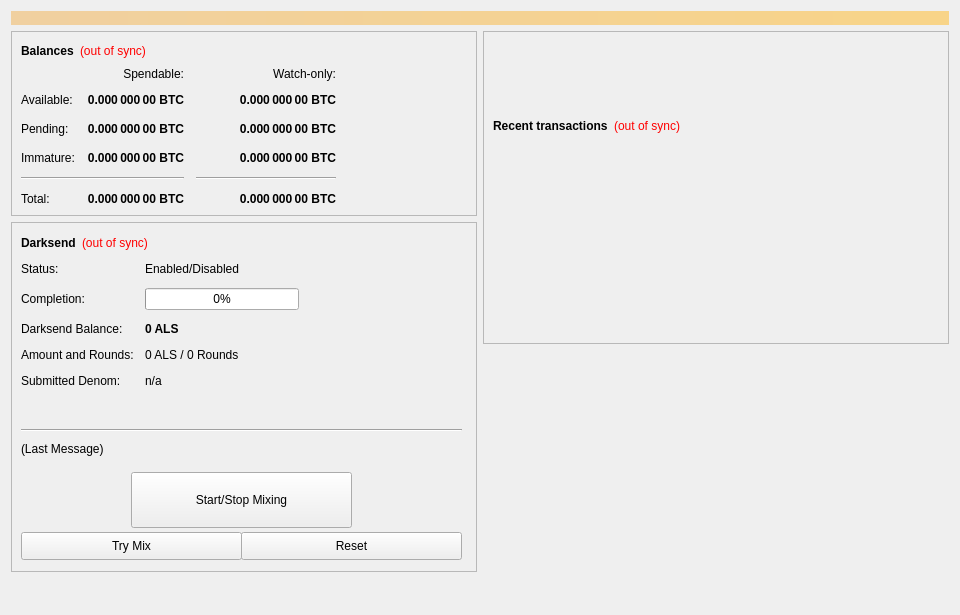
<?xml version="1.0" encoding="UTF-8"?>
<ui version="4.0">
 <class>OverviewPage</class>
 <widget class="QWidget" name="OverviewPage">
  <property name="geometry">
   <rect>
    <x>0</x>
    <y>0</y>
    <width>960</width>
    <height>615</height>
   </rect>
  </property>
  <property name="minimumSize">
   <size>
    <width>960</width>
    <height>0</height>
   </size>
  </property>
  <property name="windowTitle">
   <string>Form</string>
  </property>
  <layout class="QVBoxLayout" name="topLayout">
   <item>
    <widget class="QLabel" name="labelAlerts">
     <property name="visible">
      <bool>false</bool>
     </property>
     <property name="styleSheet">
      <string notr="true">background-color: qlineargradient(x1: 0, y1: 0, x2: 1, y2: 0, stop:0 #F0D0A0, stop:1 #F8D488); color:#000000;</string>
     </property>
     <property name="wordWrap">
      <bool>true</bool>
     </property>
     <property name="margin">
      <number>3</number>
     </property>
    </widget>
   </item>
   <item>
    <layout class="QHBoxLayout" name="horizontalLayout" stretch="1,1">
     <item>
      <layout class="QVBoxLayout" name="verticalLayout_2">
       <item>
        <widget class="QFrame" name="frame">
         <property name="frameShape">
          <enum>QFrame::StyledPanel</enum>
         </property>
         <property name="frameShadow">
          <enum>QFrame::Raised</enum>
         </property>
         <layout class="QVBoxLayout" name="verticalLayout_4">
          <item>
           <layout class="QHBoxLayout" name="horizontalLayout_4">
            <item>
             <widget class="QLabel" name="label_5">
              <property name="font">
               <font>
                <weight>75</weight>
                <bold>true</bold>
               </font>
              </property>
              <property name="text">
               <string>Balances</string>
              </property>
             </widget>
            </item>
            <item>
             <widget class="QLabel" name="labelWalletStatus">
              <property name="cursor">
               <cursorShape>WhatsThisCursor</cursorShape>
              </property>
              <property name="toolTip">
               <string>The displayed information may be out of date. Your wallet automatically synchronizes with the ALS network after a connection is established, but this process has not completed yet.</string>
              </property>
              <property name="styleSheet">
               <string notr="true">QLabel { color: red; }</string>
              </property>
              <property name="text">
               <string notr="true">(out of sync)</string>
              </property>
              <property name="alignment">
               <set>Qt::AlignLeading|Qt::AlignLeft|Qt::AlignVCenter</set>
              </property>
             </widget>
            </item>
            <item>
             <spacer name="horizontalSpacer_3">
              <property name="orientation">
               <enum>Qt::Horizontal</enum>
              </property>
              <property name="sizeHint" stdset="0">
               <size>
                <width>40</width>
                <height>20</height>
               </size>
              </property>
             </spacer>
            </item>
           </layout>
          </item>
          <item>
           <layout class="QGridLayout" name="gridLayout">
            <property name="spacing">
             <number>12</number>
            </property>
            <item row="2" column="2">
             <widget class="QLabel" name="labelWatchPending">
              <property name="font">
               <font>
                <weight>75</weight>
                <bold>true</bold>
               </font>
              </property>
              <property name="cursor">
               <cursorShape>IBeamCursor</cursorShape>
              </property>
              <property name="toolTip">
               <string>Unconfirmed transactions to watch-only addresses</string>
              </property>
              <property name="text">
               <string notr="true">0.000 000 00 BTC</string>
              </property>
              <property name="alignment">
               <set>Qt::AlignRight|Qt::AlignTrailing|Qt::AlignVCenter</set>
              </property>
              <property name="textInteractionFlags">
               <set>Qt::LinksAccessibleByMouse|Qt::TextSelectableByKeyboard|Qt::TextSelectableByMouse</set>
              </property>
             </widget>
            </item>
            <item row="2" column="1">
             <widget class="QLabel" name="labelUnconfirmed">
              <property name="font">
               <font>
                <weight>75</weight>
                <bold>true</bold>
               </font>
              </property>
              <property name="cursor">
               <cursorShape>IBeamCursor</cursorShape>
              </property>
              <property name="toolTip">
               <string>Total of transactions that have yet to be confirmed, and do not yet count toward the spendable balance</string>
              </property>
              <property name="text">
               <string notr="true">0.000 000 00 BTC</string>
              </property>
              <property name="alignment">
               <set>Qt::AlignRight|Qt::AlignTrailing|Qt::AlignVCenter</set>
              </property>
              <property name="textInteractionFlags">
               <set>Qt::LinksAccessibleByMouse|Qt::TextSelectableByKeyboard|Qt::TextSelectableByMouse</set>
              </property>
             </widget>
            </item>
            <item row="3" column="2">
             <widget class="QLabel" name="labelWatchImmature">
              <property name="font">
               <font>
                <weight>75</weight>
                <bold>true</bold>
               </font>
              </property>
              <property name="cursor">
               <cursorShape>IBeamCursor</cursorShape>
              </property>
              <property name="toolTip">
               <string>Staked or masternode rewards in watch-only addresses that has not yet matured</string>
              </property>
              <property name="text">
               <string notr="true">0.000 000 00 BTC</string>
              </property>
              <property name="alignment">
               <set>Qt::AlignRight|Qt::AlignTrailing|Qt::AlignVCenter</set>
              </property>
              <property name="textInteractionFlags">
               <set>Qt::LinksAccessibleByMouse|Qt::TextSelectableByKeyboard|Qt::TextSelectableByMouse</set>
              </property>
             </widget>
            </item>
            <item row="4" column="0" colspan="2">
             <widget class="Line" name="lineSpendableBalance">
              <property name="orientation">
               <enum>Qt::Horizontal</enum>
              </property>
             </widget>
            </item>
            <item row="4" column="2">
             <widget class="Line" name="lineWatchBalance">
              <property name="sizePolicy">
               <sizepolicy hsizetype="Preferred" vsizetype="Fixed">
                <horstretch>0</horstretch>
                <verstretch>0</verstretch>
               </sizepolicy>
              </property>
              <property name="minimumSize">
               <size>
                <width>140</width>
                <height>0</height>
               </size>
              </property>
              <property name="orientation">
               <enum>Qt::Horizontal</enum>
              </property>
             </widget>
            </item>
            <item row="5" column="0">
             <widget class="QLabel" name="labelTotalText">
              <property name="text">
               <string>Total:</string>
              </property>
             </widget>
            </item>
            <item row="3" column="1">
             <widget class="QLabel" name="labelImmature">
              <property name="font">
               <font>
                <weight>75</weight>
                <bold>true</bold>
               </font>
              </property>
              <property name="cursor">
               <cursorShape>IBeamCursor</cursorShape>
              </property>
              <property name="toolTip">
               <string>Staked or masternode rewards that has not yet matured</string>
              </property>
              <property name="text">
               <string notr="true">0.000 000 00 BTC</string>
              </property>
              <property name="alignment">
               <set>Qt::AlignRight|Qt::AlignTrailing|Qt::AlignVCenter</set>
              </property>
              <property name="textInteractionFlags">
               <set>Qt::LinksAccessibleByMouse|Qt::TextSelectableByKeyboard|Qt::TextSelectableByMouse</set>
              </property>
             </widget>
            </item>
            <item row="2" column="3">
             <spacer name="horizontalSpacer_2">
              <property name="orientation">
               <enum>Qt::Horizontal</enum>
              </property>
              <property name="sizeHint" stdset="0">
               <size>
                <width>40</width>
                <height>20</height>
               </size>
              </property>
             </spacer>
            </item>
            <item row="3" column="0">
             <widget class="QLabel" name="labelImmatureText">
              <property name="text">
               <string>Immature:</string>
              </property>
             </widget>
            </item>
            <item row="5" column="1">
             <widget class="QLabel" name="labelTotal">
              <property name="font">
               <font>
                <weight>75</weight>
                <bold>true</bold>
               </font>
              </property>
              <property name="cursor">
               <cursorShape>IBeamCursor</cursorShape>
              </property>
              <property name="toolTip">
               <string>Your current total balance</string>
              </property>
              <property name="text">
               <string notr="true">0.000 000 00 BTC</string>
              </property>
              <property name="alignment">
               <set>Qt::AlignRight|Qt::AlignTrailing|Qt::AlignVCenter</set>
              </property>
              <property name="textInteractionFlags">
               <set>Qt::LinksAccessibleByMouse|Qt::TextSelectableByKeyboard|Qt::TextSelectableByMouse</set>
              </property>
             </widget>
            </item>
            <item row="5" column="2">
             <widget class="QLabel" name="labelWatchTotal">
              <property name="font">
               <font>
                <weight>75</weight>
                <bold>true</bold>
               </font>
              </property>
              <property name="cursor">
               <cursorShape>IBeamCursor</cursorShape>
              </property>
              <property name="toolTip">
               <string>Current total balance in watch-only addresses</string>
              </property>
              <property name="text">
               <string notr="true">0.000 000 00 BTC</string>
              </property>
              <property name="alignment">
               <set>Qt::AlignRight|Qt::AlignTrailing|Qt::AlignVCenter</set>
              </property>
              <property name="textInteractionFlags">
               <set>Qt::LinksAccessibleByMouse|Qt::TextSelectableByKeyboard|Qt::TextSelectableByMouse</set>
              </property>
             </widget>
            </item>
            <item row="0" column="2">
             <widget class="QLabel" name="labelWatchonly">
              <property name="text">
               <string>Watch-only:</string>
              </property>
              <property name="alignment">
               <set>Qt::AlignRight|Qt::AlignTrailing|Qt::AlignVCenter</set>
              </property>
             </widget>
            </item>
            <item row="1" column="0">
             <widget class="QLabel" name="labelBalanceText">
              <property name="text">
               <string>Available:</string>
              </property>
             </widget>
            </item>
            <item row="1" column="1">
             <widget class="QLabel" name="labelBalance">
              <property name="font">
               <font>
                <weight>75</weight>
                <bold>true</bold>
               </font>
              </property>
              <property name="cursor">
               <cursorShape>IBeamCursor</cursorShape>
              </property>
              <property name="toolTip">
               <string>Your current spendable balance</string>
              </property>
              <property name="text">
               <string notr="true">0.000 000 00 BTC</string>
              </property>
              <property name="alignment">
               <set>Qt::AlignRight|Qt::AlignTrailing|Qt::AlignVCenter</set>
              </property>
              <property name="textInteractionFlags">
               <set>Qt::LinksAccessibleByMouse|Qt::TextSelectableByKeyboard|Qt::TextSelectableByMouse</set>
              </property>
             </widget>
            </item>
            <item row="1" column="2">
             <widget class="QLabel" name="labelWatchAvailable">
              <property name="font">
               <font>
                <weight>75</weight>
                <bold>true</bold>
               </font>
              </property>
              <property name="cursor">
               <cursorShape>IBeamCursor</cursorShape>
              </property>
              <property name="toolTip">
               <string>Your current balance in watch-only addresses</string>
              </property>
              <property name="text">
               <string notr="true">0.000 000 00 BTC</string>
              </property>
              <property name="alignment">
               <set>Qt::AlignRight|Qt::AlignTrailing|Qt::AlignVCenter</set>
              </property>
              <property name="textInteractionFlags">
               <set>Qt::LinksAccessibleByMouse|Qt::TextSelectableByKeyboard|Qt::TextSelectableByMouse</set>
              </property>
             </widget>
            </item>
            <item row="2" column="0">
             <widget class="QLabel" name="labelPendingText">
              <property name="text">
               <string>Pending:</string>
              </property>
             </widget>
            </item>
            <item row="0" column="1">
             <widget class="QLabel" name="labelSpendable">
              <property name="text">
               <string>Spendable:</string>
              </property>
              <property name="alignment">
               <set>Qt::AlignRight|Qt::AlignTrailing|Qt::AlignVCenter</set>
              </property>
             </widget>
            </item>
           </layout>
          </item>
         </layout>
        </widget>
       </item>
       <item>
        <widget class="QFrame" name="frameDarksend">
         <property name="minimumSize">
          <size>
           <width>0</width>
           <height>350</height>
          </size>
         </property>
         <property name="layoutDirection">
          <enum>Qt::LeftToRight</enum>
         </property>
         <property name="frameShape">
          <enum>QFrame::StyledPanel</enum>
         </property>
         <property name="frameShadow">
          <enum>QFrame::Raised</enum>
         </property>
         <widget class="QWidget" name="formLayoutWidget">
          <property name="geometry">
           <rect>
            <x>10</x>
            <y>40</y>
            <width>451</width>
            <height>161</height>
           </rect>
          </property>
          <layout class="QFormLayout" name="formLayout">
           <property name="fieldGrowthPolicy">
            <enum>QFormLayout::AllNonFixedFieldsGrow</enum>
           </property>
           <property name="horizontalSpacing">
            <number>11</number>
           </property>
           <property name="verticalSpacing">
            <number>12</number>
           </property>
           <item row="0" column="0">
            <widget class="QLabel" name="label_6">
             <property name="text">
              <string>Status:</string>
             </property>
            </widget>
           </item>
           <item row="1" column="0">
            <widget class="QLabel" name="label_7">
             <property name="text">
              <string>Completion:</string>
             </property>
            </widget>
           </item>
           <item row="1" column="1">
            <widget class="QProgressBar" name="DarksendProgress">
             <property name="maximumSize">
              <size>
               <width>154</width>
               <height>16777215</height>
              </size>
             </property>
             <property name="value">
              <number>0</number>
             </property>
            </widget>
           </item>
           <item row="2" column="0">
            <widget class="QLabel" name="labelAnonymizedText">
             <property name="text">
              <string>Darksend Balance:</string>
             </property>
            </widget>
           </item>
           <item row="2" column="1">
            <widget class="QLabel" name="labelAnonymized">
             <property name="font">
              <font>
               <weight>75</weight>
               <bold>true</bold>
              </font>
             </property>
             <property name="text">
              <string notr="true">0 ALS</string>
             </property>
            </widget>
           </item>
           <item row="3" column="0">
            <widget class="QLabel" name="label_8">
             <property name="text">
              <string>Amount and Rounds:</string>
             </property>
            </widget>
           </item>
           <item row="3" column="1">
            <widget class="QLabel" name="labelAmountRounds">
             <property name="text">
              <string>0 ALS / 0 Rounds</string>
             </property>
            </widget>
           </item>
           <item row="4" column="0">
            <widget class="QLabel" name="label_9">
             <property name="text">
              <string>Submitted Denom:</string>
             </property>
            </widget>
           </item>
           <item row="4" column="1">
            <widget class="QLabel" name="labelSubmittedDenom">
             <property name="toolTip">
              <string>The denominations you submitted to the Masternode.&lt;br&gt;To mix, other users must submit the exact same denominations.</string>
             </property>
             <property name="text">
              <string>n/a</string>
             </property>
            </widget>
           </item>
           <item row="0" column="1">
            <widget class="QLabel" name="DarksendEnabled">
             <property name="text">
              <string>Enabled/Disabled</string>
             </property>
            </widget>
           </item>
          </layout>
         </widget>
         <widget class="QPushButton" name="runAutoDenom">
          <property name="geometry">
           <rect>
            <x>251</x>
            <y>17</y>
            <width>1</width>
            <height>1</height>
           </rect>
          </property>
          <property name="palette">
           <palette>
            <active>
             <colorrole role="WindowText">
              <brush brushstyle="SolidPattern">
               <color alpha="255">
                <red>0</red>
                <green>0</green>
                <blue>0</blue>
               </color>
              </brush>
             </colorrole>
             <colorrole role="Button">
              <brush brushstyle="SolidPattern">
               <color alpha="255">
                <red>239</red>
                <green>238</green>
                <blue>238</blue>
               </color>
              </brush>
             </colorrole>
             <colorrole role="Light">
              <brush brushstyle="SolidPattern">
               <color alpha="255">
                <red>255</red>
                <green>255</green>
                <blue>255</blue>
               </color>
              </brush>
             </colorrole>
             <colorrole role="Midlight">
              <brush brushstyle="SolidPattern">
               <color alpha="255">
                <red>247</red>
                <green>246</green>
                <blue>246</blue>
               </color>
              </brush>
             </colorrole>
             <colorrole role="Dark">
              <brush brushstyle="SolidPattern">
               <color alpha="255">
                <red>119</red>
                <green>119</green>
                <blue>119</blue>
               </color>
              </brush>
             </colorrole>
             <colorrole role="Mid">
              <brush brushstyle="SolidPattern">
               <color alpha="255">
                <red>159</red>
                <green>159</green>
                <blue>159</blue>
               </color>
              </brush>
             </colorrole>
             <colorrole role="Text">
              <brush brushstyle="SolidPattern">
               <color alpha="255">
                <red>0</red>
                <green>0</green>
                <blue>0</blue>
               </color>
              </brush>
             </colorrole>
             <colorrole role="BrightText">
              <brush brushstyle="SolidPattern">
               <color alpha="255">
                <red>255</red>
                <green>255</green>
                <blue>255</blue>
               </color>
              </brush>
             </colorrole>
             <colorrole role="ButtonText">
              <brush brushstyle="SolidPattern">
               <color alpha="255">
                <red>0</red>
                <green>0</green>
                <blue>0</blue>
               </color>
              </brush>
             </colorrole>
             <colorrole role="Base">
              <brush brushstyle="SolidPattern">
               <color alpha="255">
                <red>255</red>
                <green>255</green>
                <blue>255</blue>
               </color>
              </brush>
             </colorrole>
             <colorrole role="Window">
              <brush brushstyle="SolidPattern">
               <color alpha="255">
                <red>239</red>
                <green>238</green>
                <blue>238</blue>
               </color>
              </brush>
             </colorrole>
             <colorrole role="Shadow">
              <brush brushstyle="SolidPattern">
               <color alpha="255">
                <red>0</red>
                <green>0</green>
                <blue>0</blue>
               </color>
              </brush>
             </colorrole>
             <colorrole role="AlternateBase">
              <brush brushstyle="SolidPattern">
               <color alpha="255">
                <red>247</red>
                <green>246</green>
                <blue>246</blue>
               </color>
              </brush>
             </colorrole>
             <colorrole role="ToolTipBase">
              <brush brushstyle="SolidPattern">
               <color alpha="255">
                <red>255</red>
                <green>255</green>
                <blue>220</blue>
               </color>
              </brush>
             </colorrole>
             <colorrole role="ToolTipText">
              <brush brushstyle="SolidPattern">
               <color alpha="255">
                <red>0</red>
                <green>0</green>
                <blue>0</blue>
               </color>
              </brush>
             </colorrole>
            </active>
            <inactive>
             <colorrole role="WindowText">
              <brush brushstyle="SolidPattern">
               <color alpha="255">
                <red>0</red>
                <green>0</green>
                <blue>0</blue>
               </color>
              </brush>
             </colorrole>
             <colorrole role="Button">
              <brush brushstyle="SolidPattern">
               <color alpha="255">
                <red>239</red>
                <green>238</green>
                <blue>238</blue>
               </color>
              </brush>
             </colorrole>
             <colorrole role="Light">
              <brush brushstyle="SolidPattern">
               <color alpha="255">
                <red>255</red>
                <green>255</green>
                <blue>255</blue>
               </color>
              </brush>
             </colorrole>
             <colorrole role="Midlight">
              <brush brushstyle="SolidPattern">
               <color alpha="255">
                <red>247</red>
                <green>246</green>
                <blue>246</blue>
               </color>
              </brush>
             </colorrole>
             <colorrole role="Dark">
              <brush brushstyle="SolidPattern">
               <color alpha="255">
                <red>119</red>
                <green>119</green>
                <blue>119</blue>
               </color>
              </brush>
             </colorrole>
             <colorrole role="Mid">
              <brush brushstyle="SolidPattern">
               <color alpha="255">
                <red>159</red>
                <green>159</green>
                <blue>159</blue>
               </color>
              </brush>
             </colorrole>
             <colorrole role="Text">
              <brush brushstyle="SolidPattern">
               <color alpha="255">
                <red>0</red>
                <green>0</green>
                <blue>0</blue>
               </color>
              </brush>
             </colorrole>
             <colorrole role="BrightText">
              <brush brushstyle="SolidPattern">
               <color alpha="255">
                <red>255</red>
                <green>255</green>
                <blue>255</blue>
               </color>
              </brush>
             </colorrole>
             <colorrole role="ButtonText">
              <brush brushstyle="SolidPattern">
               <color alpha="255">
                <red>0</red>
                <green>0</green>
                <blue>0</blue>
               </color>
              </brush>
             </colorrole>
             <colorrole role="Base">
              <brush brushstyle="SolidPattern">
               <color alpha="255">
                <red>255</red>
                <green>255</green>
                <blue>255</blue>
               </color>
              </brush>
             </colorrole>
             <colorrole role="Window">
              <brush brushstyle="SolidPattern">
               <color alpha="255">
                <red>239</red>
                <green>238</green>
                <blue>238</blue>
               </color>
              </brush>
             </colorrole>
             <colorrole role="Shadow">
              <brush brushstyle="SolidPattern">
               <color alpha="255">
                <red>0</red>
                <green>0</green>
                <blue>0</blue>
               </color>
              </brush>
             </colorrole>
             <colorrole role="AlternateBase">
              <brush brushstyle="SolidPattern">
               <color alpha="255">
                <red>247</red>
                <green>246</green>
                <blue>246</blue>
               </color>
              </brush>
             </colorrole>
             <colorrole role="ToolTipBase">
              <brush brushstyle="SolidPattern">
               <color alpha="255">
                <red>255</red>
                <green>255</green>
                <blue>220</blue>
               </color>
              </brush>
             </colorrole>
             <colorrole role="ToolTipText">
              <brush brushstyle="SolidPattern">
               <color alpha="255">
                <red>0</red>
                <green>0</green>
                <blue>0</blue>
               </color>
              </brush>
             </colorrole>
            </inactive>
            <disabled>
             <colorrole role="WindowText">
              <brush brushstyle="SolidPattern">
               <color alpha="255">
                <red>119</red>
                <green>119</green>
                <blue>119</blue>
               </color>
              </brush>
             </colorrole>
             <colorrole role="Button">
              <brush brushstyle="SolidPattern">
               <color alpha="255">
                <red>239</red>
                <green>238</green>
                <blue>238</blue>
               </color>
              </brush>
             </colorrole>
             <colorrole role="Light">
              <brush brushstyle="SolidPattern">
               <color alpha="255">
                <red>255</red>
                <green>255</green>
                <blue>255</blue>
               </color>
              </brush>
             </colorrole>
             <colorrole role="Midlight">
              <brush brushstyle="SolidPattern">
               <color alpha="255">
                <red>247</red>
                <green>246</green>
                <blue>246</blue>
               </color>
              </brush>
             </colorrole>
             <colorrole role="Dark">
              <brush brushstyle="SolidPattern">
               <color alpha="255">
                <red>119</red>
                <green>119</green>
                <blue>119</blue>
               </color>
              </brush>
             </colorrole>
             <colorrole role="Mid">
              <brush brushstyle="SolidPattern">
               <color alpha="255">
                <red>159</red>
                <green>159</green>
                <blue>159</blue>
               </color>
              </brush>
             </colorrole>
             <colorrole role="Text">
              <brush brushstyle="SolidPattern">
               <color alpha="255">
                <red>119</red>
                <green>119</green>
                <blue>119</blue>
               </color>
              </brush>
             </colorrole>
             <colorrole role="BrightText">
              <brush brushstyle="SolidPattern">
               <color alpha="255">
                <red>255</red>
                <green>255</green>
                <blue>255</blue>
               </color>
              </brush>
             </colorrole>
             <colorrole role="ButtonText">
              <brush brushstyle="SolidPattern">
               <color alpha="255">
                <red>119</red>
                <green>119</green>
                <blue>119</blue>
               </color>
              </brush>
             </colorrole>
             <colorrole role="Base">
              <brush brushstyle="SolidPattern">
               <color alpha="255">
                <red>239</red>
                <green>238</green>
                <blue>238</blue>
               </color>
              </brush>
             </colorrole>
             <colorrole role="Window">
              <brush brushstyle="SolidPattern">
               <color alpha="255">
                <red>239</red>
                <green>238</green>
                <blue>238</blue>
               </color>
              </brush>
             </colorrole>
             <colorrole role="Shadow">
              <brush brushstyle="SolidPattern">
               <color alpha="255">
                <red>0</red>
                <green>0</green>
                <blue>0</blue>
               </color>
              </brush>
             </colorrole>
             <colorrole role="AlternateBase">
              <brush brushstyle="SolidPattern">
               <color alpha="255">
                <red>239</red>
                <green>238</green>
                <blue>238</blue>
               </color>
              </brush>
             </colorrole>
             <colorrole role="ToolTipBase">
              <brush brushstyle="SolidPattern">
               <color alpha="255">
                <red>255</red>
                <green>255</green>
                <blue>220</blue>
               </color>
              </brush>
             </colorrole>
             <colorrole role="ToolTipText">
              <brush brushstyle="SolidPattern">
               <color alpha="255">
                <red>0</red>
                <green>0</green>
                <blue>0</blue>
               </color>
              </brush>
             </colorrole>
            </disabled>
           </palette>
          </property>
          <property name="focusPolicy">
           <enum>Qt::NoFocus</enum>
          </property>
          <property name="autoFillBackground">
           <bool>true</bool>
          </property>
          <property name="text">
           <string/>
          </property>
          <property name="flat">
           <bool>true</bool>
          </property>
         </widget>
         <widget class="QPushButton" name="toggleDarksend">
          <property name="geometry">
           <rect>
            <x>120</x>
            <y>250</y>
            <width>221</width>
            <height>56</height>
           </rect>
          </property>
          <property name="sizePolicy">
           <sizepolicy hsizetype="MinimumExpanding" vsizetype="Fixed">
            <horstretch>0</horstretch>
            <verstretch>0</verstretch>
           </sizepolicy>
          </property>
          <property name="text">
           <string>Start/Stop Mixing</string>
          </property>
         </widget>
         <widget class="Line" name="lineLastMessage">
          <property name="geometry">
           <rect>
            <x>10</x>
            <y>200</y>
            <width>441</width>
            <height>16</height>
           </rect>
          </property>
          <property name="orientation">
           <enum>Qt::Horizontal</enum>
          </property>
         </widget>
         <widget class="QLabel" name="DarksendStatus">
          <property name="geometry">
           <rect>
            <x>10</x>
            <y>220</y>
            <width>451</width>
            <height>61</height>
           </rect>
          </property>
          <property name="minimumSize">
           <size>
            <width>288</width>
            <height>43</height>
           </size>
          </property>
          <property name="text">
           <string>(Last Message)</string>
          </property>
          <property name="alignment">
           <set>Qt::AlignLeading|Qt::AlignLeft|Qt::AlignTop</set>
          </property>
          <property name="wordWrap">
           <bool>true</bool>
          </property>
         </widget>
         <widget class="QPushButton" name="DarksendAuto">
          <property name="geometry">
           <rect>
            <x>10</x>
            <y>310</y>
            <width>221</width>
            <height>28</height>
           </rect>
          </property>
          <property name="sizePolicy">
           <sizepolicy hsizetype="MinimumExpanding" vsizetype="Fixed">
            <horstretch>0</horstretch>
            <verstretch>0</verstretch>
           </sizepolicy>
          </property>
          <property name="toolTip">
           <string>Try to manually submit a Darksend request.</string>
          </property>
          <property name="text">
           <string>Try Mix</string>
          </property>
         </widget>
         <widget class="QPushButton" name="DarksendReset">
          <property name="geometry">
           <rect>
            <x>230</x>
            <y>310</y>
            <width>221</width>
            <height>28</height>
           </rect>
          </property>
          <property name="sizePolicy">
           <sizepolicy hsizetype="MinimumExpanding" vsizetype="Fixed">
            <horstretch>0</horstretch>
            <verstretch>0</verstretch>
           </sizepolicy>
          </property>
          <property name="toolTip">
           <string>Reset the current status of Darksend (can interrupt Darksend if it's in the process of Mixing, which can cost you money!)</string>
          </property>
          <property name="autoFillBackground">
           <bool>false</bool>
          </property>
          <property name="text">
           <string>Reset</string>
          </property>
         </widget>
         <widget class="QWidget" name="layoutWidget">
          <property name="geometry">
           <rect>
            <x>10</x>
            <y>10</y>
            <width>431</width>
            <height>22</height>
           </rect>
          </property>
          <layout class="QHBoxLayout" name="horizontalLayout_5">
           <item>
            <widget class="QLabel" name="label_2">
             <property name="font">
              <font>
               <weight>75</weight>
               <bold>true</bold>
              </font>
             </property>
             <property name="text">
              <string>Darksend</string>
             </property>
            </widget>
           </item>
           <item>
            <widget class="QLabel" name="labelDarksendSyncStatus">
             <property name="toolTip">
              <string>The displayed information may be out of date. Your wallet automatically synchronizes with the ALS network after a connection is established, but this process has not completed yet.</string>
             </property>
             <property name="styleSheet">
              <string notr="true">QLabel { color: red; }</string>
             </property>
             <property name="text">
              <string notr="true">(out of sync)</string>
             </property>
             <property name="alignment">
              <set>Qt::AlignLeading|Qt::AlignLeft|Qt::AlignVCenter</set>
             </property>
            </widget>
           </item>
           <item>
            <spacer name="horizontalSpacer_4">
             <property name="orientation">
              <enum>Qt::Horizontal</enum>
             </property>
             <property name="sizeHint" stdset="0">
              <size>
               <width>40</width>
               <height>20</height>
              </size>
             </property>
            </spacer>
           </item>
          </layout>
         </widget>
        </widget>
       </item>
       <item>
        <spacer name="verticalSpacer">
         <property name="orientation">
          <enum>Qt::Vertical</enum>
         </property>
         <property name="sizeHint" stdset="0">
          <size>
           <width>20</width>
           <height>40</height>
          </size>
         </property>
        </spacer>
       </item>
      </layout>
     </item>
     <item>
      <layout class="QVBoxLayout" name="verticalLayout_3">
       <item>
        <widget class="QFrame" name="frame_2">
         <property name="frameShape">
          <enum>QFrame::StyledPanel</enum>
         </property>
         <property name="frameShadow">
          <enum>QFrame::Raised</enum>
         </property>
         <layout class="QVBoxLayout" name="verticalLayout">
          <item>
           <spacer name="verticalSpacer_3">
            <property name="orientation">
             <enum>Qt::Vertical</enum>
            </property>
            <property name="sizeType">
             <enum>QSizePolicy::Fixed</enum>
            </property>
            <property name="sizeHint" stdset="0">
             <size>
              <width>20</width>
              <height>75</height>
             </size>
            </property>
           </spacer>
          </item>
          <item>
           <layout class="QHBoxLayout" name="horizontalLayout_2">
            <item>
             <widget class="QLabel" name="label_4">
              <property name="font">
               <font>
                <weight>75</weight>
                <bold>true</bold>
               </font>
              </property>
              <property name="text">
               <string>Recent transactions</string>
              </property>
             </widget>
            </item>
            <item>
             <widget class="QLabel" name="labelTransactionsStatus">
              <property name="cursor">
               <cursorShape>WhatsThisCursor</cursorShape>
              </property>
              <property name="toolTip">
               <string>The displayed information may be out of date. Your wallet automatically synchronizes with the ALS network after a connection is established, but this process has not completed yet.</string>
              </property>
              <property name="styleSheet">
               <string notr="true">QLabel { color: red; }</string>
              </property>
              <property name="text">
               <string notr="true">(out of sync)</string>
              </property>
              <property name="alignment">
               <set>Qt::AlignRight|Qt::AlignTrailing|Qt::AlignVCenter</set>
              </property>
             </widget>
            </item>
            <item>
             <spacer name="horizontalSpacer">
              <property name="orientation">
               <enum>Qt::Horizontal</enum>
              </property>
              <property name="sizeHint" stdset="0">
               <size>
                <width>40</width>
                <height>20</height>
               </size>
              </property>
             </spacer>
            </item>
           </layout>
          </item>
          <item>
           <widget class="QListView" name="listTransactions">
            <property name="styleSheet">
             <string notr="true">QListView { background: transparent; }</string>
            </property>
            <property name="frameShape">
             <enum>QFrame::NoFrame</enum>
            </property>
            <property name="verticalScrollBarPolicy">
             <enum>Qt::ScrollBarAlwaysOff</enum>
            </property>
            <property name="horizontalScrollBarPolicy">
             <enum>Qt::ScrollBarAlwaysOff</enum>
            </property>
            <property name="selectionMode">
             <enum>QAbstractItemView::NoSelection</enum>
            </property>
           </widget>
          </item>
         </layout>
        </widget>
       </item>
       <item>
        <spacer name="verticalSpacer_2">
         <property name="orientation">
          <enum>Qt::Vertical</enum>
         </property>
         <property name="sizeType">
          <enum>QSizePolicy::Expanding</enum>
         </property>
         <property name="sizeHint" stdset="0">
          <size>
           <width>20</width>
           <height>40</height>
          </size>
         </property>
        </spacer>
       </item>
      </layout>
     </item>
    </layout>
   </item>
  </layout>
 </widget>
 <resources/>
 <connections/>
</ui>
